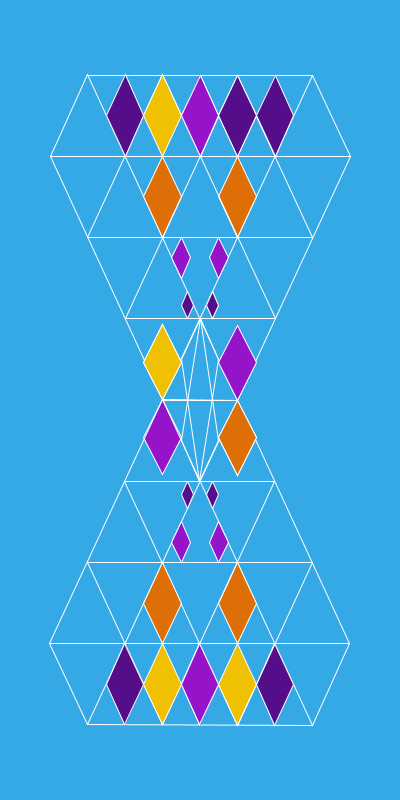
Frame 1 (no input)
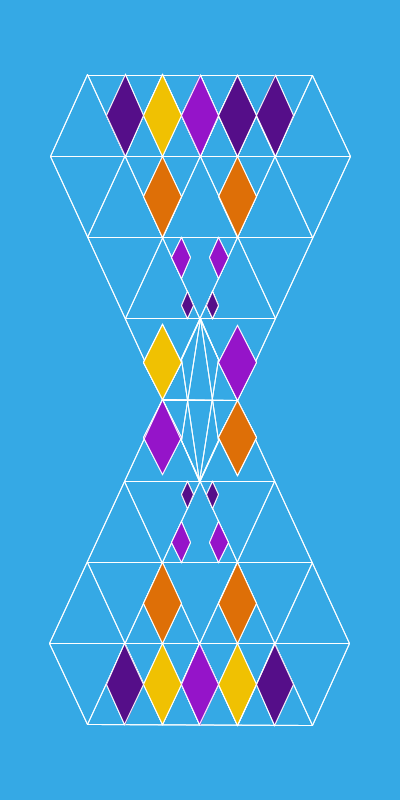
Frame 2 (the mouse pressed at the canvas centre, redrawn once)

The Processing sketch that drew these frames (run headless with seeded random() and noise(); the mouse was pressed at the canvas centre and the sketch redrawn once):

// Processing sketch: processing_24603
// ── processing_24603.pde

//////   WALLPAPER PROJECT 1   ////////
//////       -------------     ////////



void setup(){

  size(400,800);
  
  background(53,169,229);
  smooth();
  noLoop();
  
  strokeWeight(1);
  stroke(255);
  
  
}

final float xStart = 50;
final float yStart = 75;

float xs, ys;

float xDiff;
float yDiff;

void draw(){
  
  xs = xStart - width / 2;
  ys = yStart - height / 2;
  xDiff = (width / 2 - xStart) / 4;
  yDiff = (height / 2 - yStart) / 4;
  
  translate(width / 2, height / 2);
  
  horiLines();
  rotate(PI);
  horiLines();
  
  rotate(PI);
  diaLines();
  scale(-1.0, 1.0);
  diaLines();
  rotate(PI);
  diaLines();
  scale(-1.0, 1.0);
  diaLines();
  rotate(PI);
  

  
  float at = xs + xDiff * 5;
  
  fill(85, 14, 137);
  quad(at, ys, at + xDiff / 2, ys + yDiff / 2, at, ys + yDiff, at - xDiff / 2, ys + yDiff / 2);
  quad(at / 3, ys / 3, (at + xDiff / 2) / 3, (ys + yDiff / 2) / 3, at / 3, (ys + yDiff) / 3, (at - xDiff / 2) / 3, (ys + yDiff / 2) / 3);
  
  fill(240, 193, 2);
  rotate(PI);
  quad(at, yStart, at + xDiff / 2, yStart / 2, at, 0, at - xDiff / 2, yStart / 2);
  
  rotate(PI);
  
  fill(222, 111, 7);
  quad(at, yStart, at + xDiff / 2, yStart / 2, at, 0, at - xDiff / 2, yStart / 2);
  
  
  
}

void horiLines() {
  int i = 0;
  line(xs + xDiff, ys, width / 2 - (xStart + xDiff), ys);
  while (i < 4) {
    line(xs + i * xDiff, ys + yDiff + i * yDiff,
         width / 2 - (xStart + i * xDiff), ys + yDiff + i * yDiff);
    i += 1;
  }
  float at = xs + xDiff * 5;
  fill(240, 193, 2);
  
  
  
}

void diaLines() {
  int i = 0;
  while (i < 4) {
    line(xs + i * xDiff, ys + (i + 1) * yDiff, xs + (i * 2 + 1) * xDiff, ys);
    i += 1;
  }
  line(xs + 5 * xDiff, ys + 4 * yDiff, xs + 8 * xDiff, ys + yDiff);
  
  float at = xs + xDiff * 5;
  fill(240, 193, 2);
  quad(at, ys, at + xDiff / 2, ys + yDiff / 2, at, ys + yDiff, at - xDiff / 2, ys + yDiff / 2);
  fill(85, 14, 137);
  quad(at + xDiff, ys, (at + xDiff / 2) + xDiff, ys + yDiff / 2, at + xDiff, ys + yDiff, (at - xDiff / 2) + xDiff, ys + yDiff / 2);
  
  fill(222, 111, 7);
  quad(at, ys + yDiff, at + xDiff / 2, (ys + yDiff / 2) + yDiff, at, (ys + yDiff) + yDiff, at - xDiff / 2, (ys + yDiff / 2) + yDiff);
  
  fill(149, 20, 201);
  quad(0, ys, 0 + xDiff / 2, ys + yDiff / 2, 0, ys + yDiff, 0 - xDiff / 2, ys + yDiff / 2);
  
  fill(222, 111, 7); 
  quad(0, yDiff, 0 + xDiff / 2, yDiff / 2, 0, yDiff, 0 - xDiff / 2, 0 - yDiff / 2);
  
  fill(149, 20, 201);
  quad(at, yStart, at + xDiff / 2, yStart / 2, at, 0, at - xDiff / 2, yStart / 2);
  quad(at / 2, ys / 2, (at + xDiff / 2) / 2, (ys + yDiff / 2) / 2, at / 2, (ys + yDiff) / 2, (at - xDiff / 2) / 2, (ys + yDiff / 2) / 2);
  
  fill(85, 14, 137);
  quad(at / 3, ys / 3, (at + xDiff / 2) / 3, (ys + yDiff / 2) / 3, at / 3, (ys + yDiff) / 3, (at - xDiff / 2) / 3, (ys + yDiff / 2) / 3);
  

  
  }
  
  
